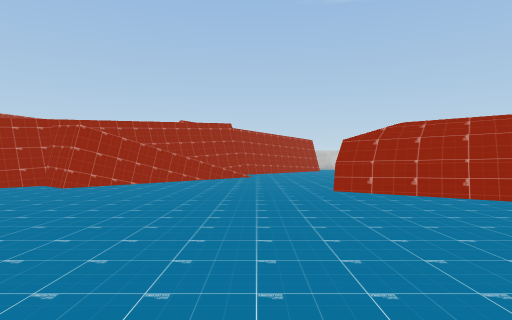
[1] (above)

12 first-person views from a walk through a 3-D level made in the Unity game engine. The camera is 1.2 m above the floor, looks level and sees 75° across. The floor is counted in squares, 2 m on a side. Each view is taken from the middle of a square. On the plan, view 1 faces up. The plan holds only what a view shows up to about 10 squares ahead; the rest is blank. The place goes on beyond the plan. The player character is not drawn. Some surface patterns are stand-ins.

[2]
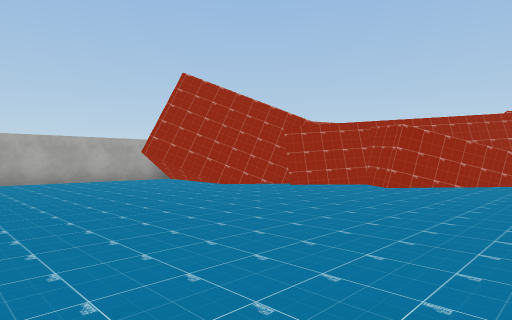

[3]
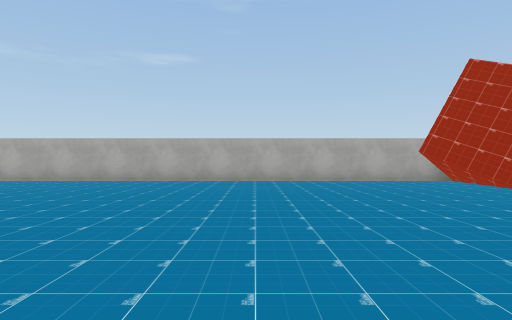

[4]
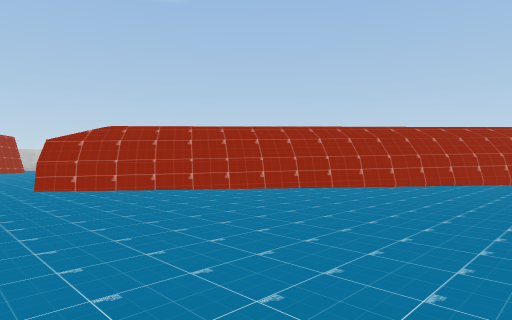

[5]
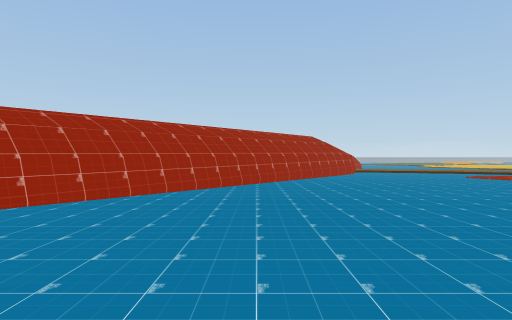

[6]
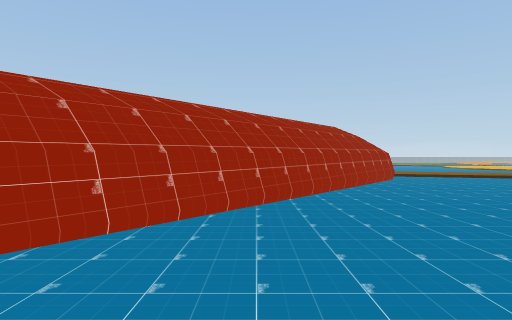

[7]
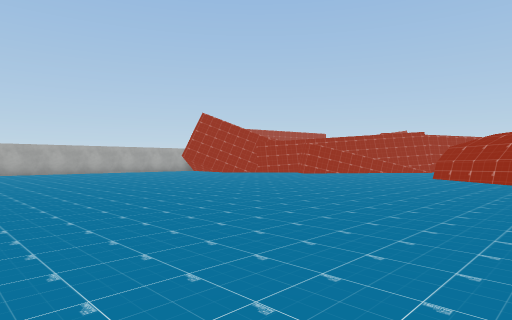

[8]
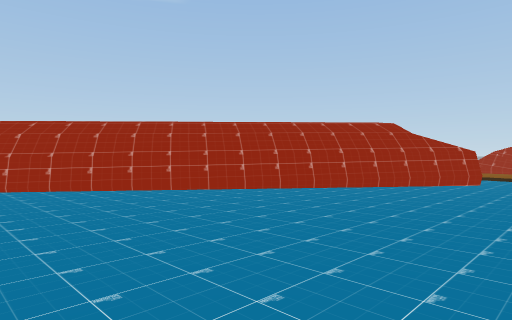

[9]
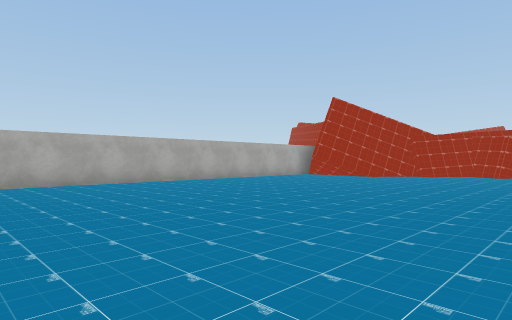

[10]
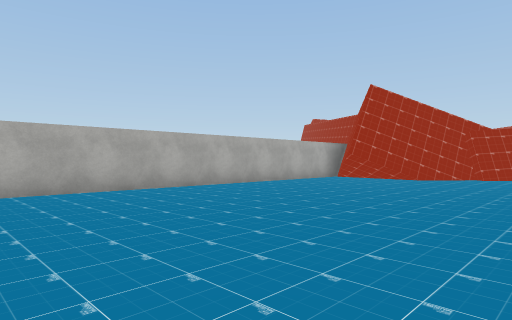

[11]
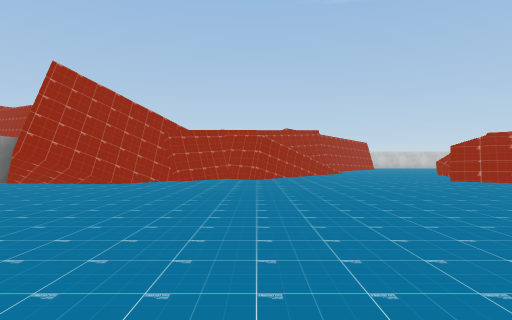

[12]
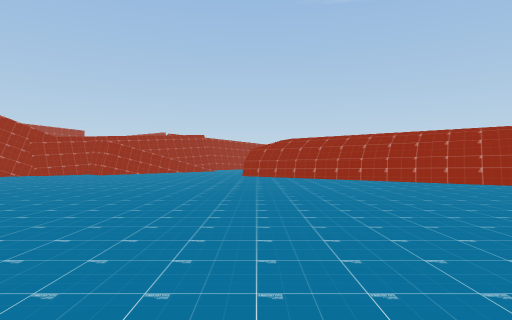

### Floor plan
Points are (right, up) in squares from view 1. A wall is a line through its corners. A room is listed if a view was taken in it or the views show most of it. See-through windows are left out.
Room 1 (views 1, 2, 3, 4, 5, 6, 7, 8, 9, 10, 11, 12)
walls: (-4, 7.1) (-4.9, 7.9) (-6.2, 6.4) (-6.5, 6.7) (-9, 3.8); (-10.6, 6) (-10.6, -6.5); (16.3, -4.3) (1.5, 6.5)
ways out: opening at (-1, 6.6); opening at (17, -5.5)

Where each view was taken, in squares from view 1:
view 1: 0 up, 0 right, facing up
view 2: 0 up, 1 left, facing up-left
view 3: 0 up, 1 left, facing left
view 4: 1 down, 0 right, facing up-right
view 5: 0 up, 2 right, facing right
view 6: 0 up, 6 right, facing right
view 7: 5 down, 5 right, facing up-left
view 8: 6 down, 7 right, facing up-right
view 9: 6 down, 2 left, facing up-left
view 10: 5 down, 4 left, facing up-left
view 11: 3 down, 4 left, facing up
view 12: 6 down, 2 right, facing up
